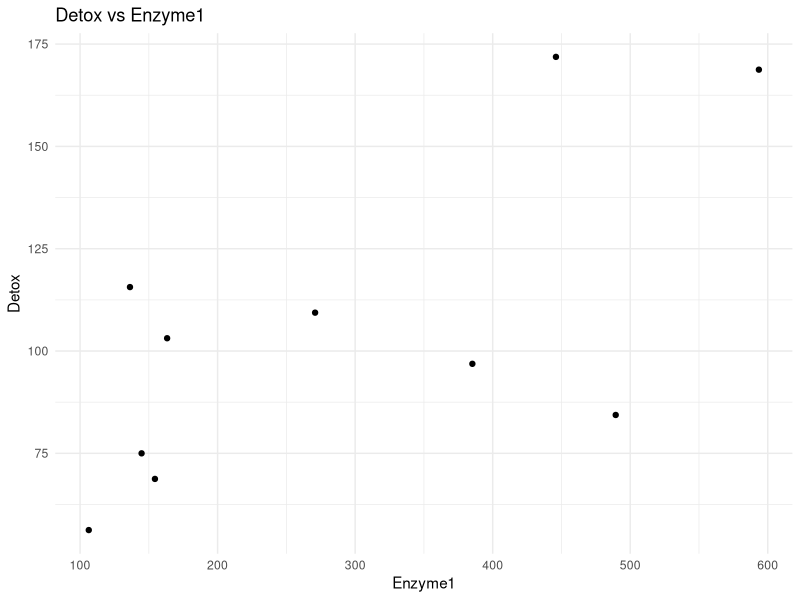
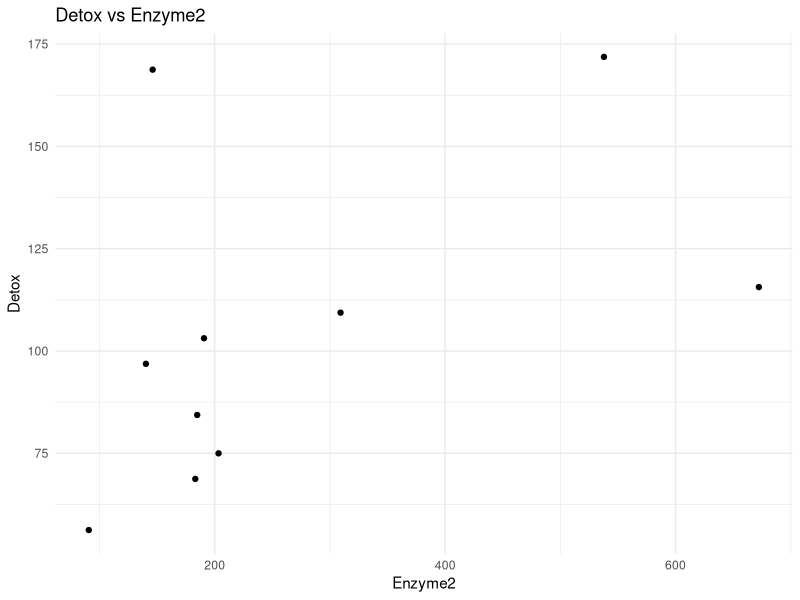
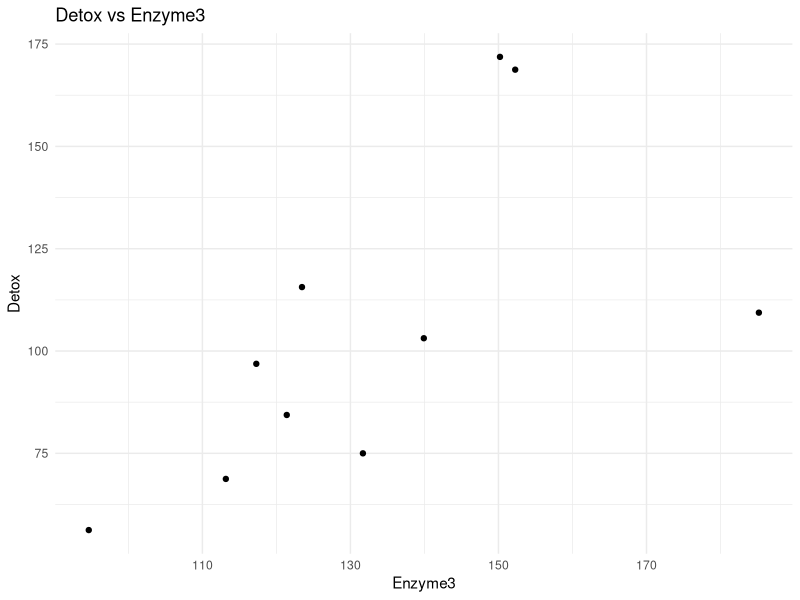
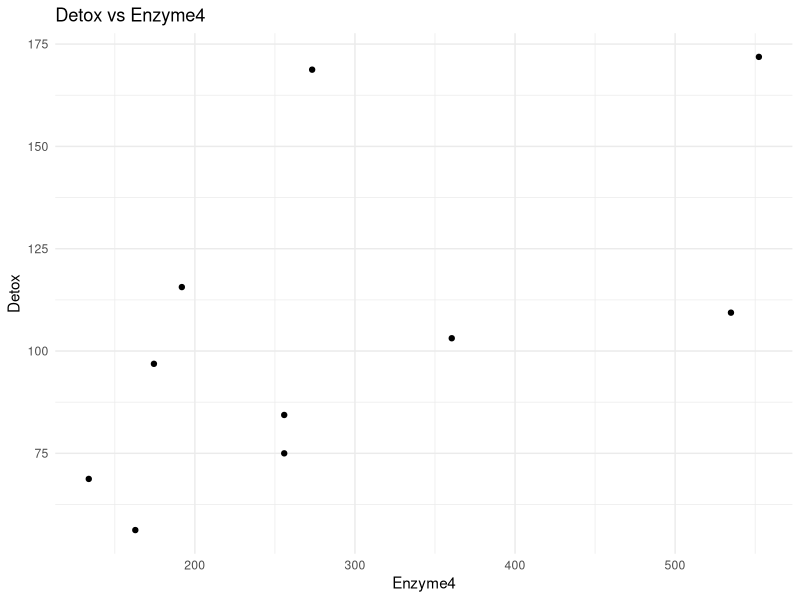
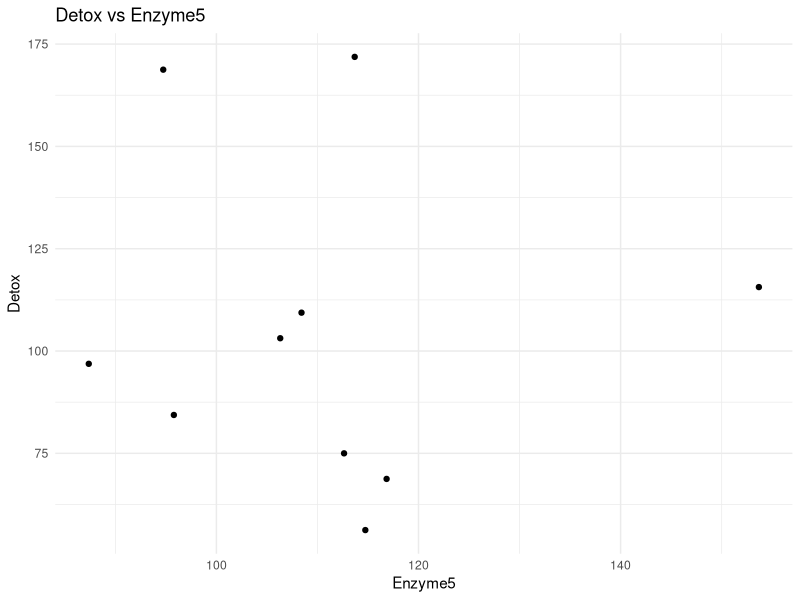
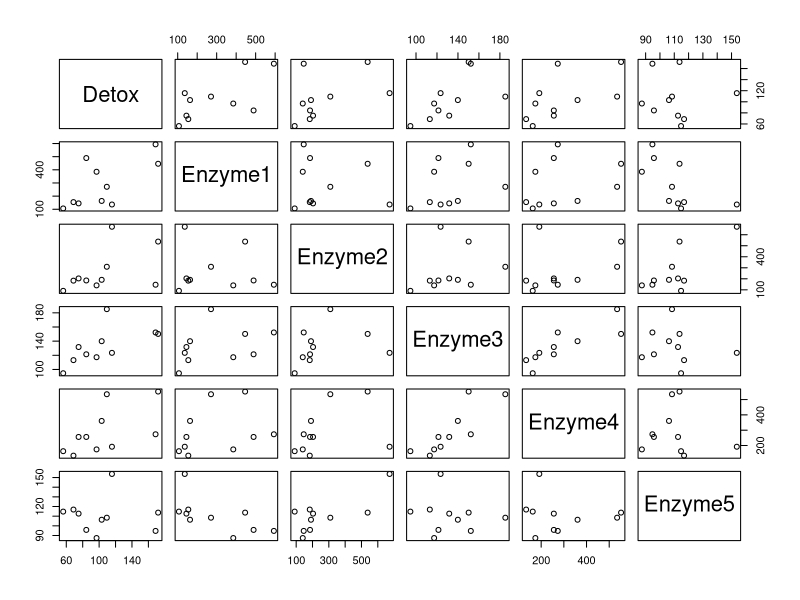
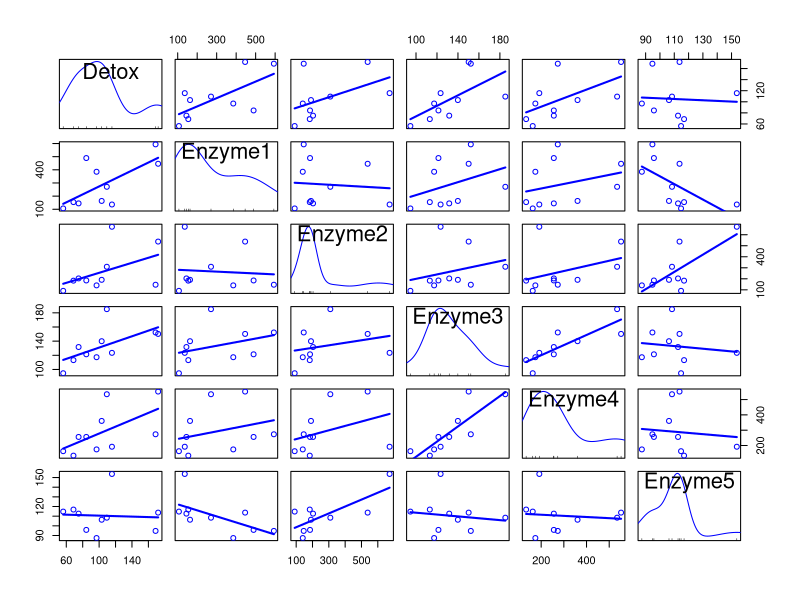

Here is the R script that generated these plots, in order: (Note: this script raises an error after producing the figures.)
## ---- chunk 1
library(RcmdrMisc)
library(ggplot2)
library(car)
library(MASS)
## ---- chunk 2
chap7data2 <- read.csv("chap7data2.csv", sep=",", header=T)
dim(chap7data2)
head(chap7data2)

chap7data3 <- read.csv("chap7data3.csv", sep=",", header=T)
dim(chap7data3)
head(chap7data3)

## ---- chunk 3
# Scatter plots of 'Detox' against each enzyme
ggplot(chap7data2, aes(x = Enzyme1, y = Detox)) + geom_point() + ggtitle("Detox vs Enzyme1") +
  theme_minimal()
ggplot(chap7data2, aes(x = Enzyme2, y = Detox)) + geom_point() + ggtitle("Detox vs Enzyme2") +
  theme_minimal()
ggplot(chap7data2, aes(x = Enzyme3, y = Detox)) + geom_point() + ggtitle("Detox vs Enzyme3") +
  theme_minimal()
ggplot(chap7data2, aes(x = Enzyme4, y = Detox)) + geom_point() + ggtitle("Detox vs Enzyme4") +
  theme_minimal()
ggplot(chap7data2, aes(x = Enzyme5, y = Detox)) + geom_point() + ggtitle("Detox vs Enzyme5") +
  theme_minimal()
## ---- chunk 4
plot(chap7data2)
## ---- chunk 5
scatterplotMatrix(~Detox + Enzyme1 + Enzyme2 + Enzyme3 + Enzyme4 + Enzyme5,
                  reg.line = lm,
                  smooth = FALSE,
                  spread = FALSE,
                  span = 0.5,
                  ellipse = FALSE,
                  levels = c(0.5, 0.9),
                  id.n = 0,
                  diagonal = 'density',
                  data = chap7data2) |> suppressWarnings()
## ---- chunk 6
chap7data2.model1 <- lm(Detox~.,data=chap7data2) 
# the `.` is shorthand to denote all predictor (i.e., X_j) variables 
# to be included in the model

# Alternatively, you can specify the variables independently:
# chap7data2.model1 <- lm(Detox ~ Enzyme1 + Enzyme2 + Enzyme3 + 
# Enzyme4 + Enzyme5, data=chap7data2)

summary(chap7data2.model1)
## ---- chunk 7
allSubsets <- function(data,y.name="Y",
                       perf.measure=c("adj.r.squared","r.squared",
                                      "AIC","perc.error")
                       )
 {
  
  Cols <- names(data)
  Cols <- Cols[! Cols %in% y.name]
  n <- length(Cols)
  
  id <- unlist(
    lapply(1:n,
           function(i)combn(1:n,i,simplify=F)
    )
    ,recursive=F)
  
  Formulas <- sapply(id,function(i)
    paste(y.name,"~",paste(Cols[i],collapse="+"))
  )
  
  result.mat <- matrix(0,nrow=length(Formulas),6)
  result.mat[,1] <- Formulas
  
  #get all adjusted R2 values
  for(i in 1:length(Formulas)){
   result.mat[i,2] <- summary(
    lm(
    as.formula(Formulas[i]), data=data)
   )$adj.r.squared
  }
  
  #get all R2 values
  for(i in 1:length(Formulas)){
   result.mat[i,3] <- summary(
    lm(
     as.formula(Formulas[i]), data=data)
    )$r.squared
  }
  
  #get all AIC's
  for(i in 1:length(Formulas)){
   result.mat[i,4] <- AIC(
    lm(
     as.formula(Formulas[i]), data=data)
   )
  }
  
  #get all sigma's
  for(i in 1:length(Formulas)){
   result.mat[i,5] <- summary(
    lm(
     as.formula(Formulas[i]), data=data
     )
   )$sigma/mean(data[,y.name])
  }
  
  #get all mallows cp's
  for(i in 1:length(Formulas)){
   result.mat[i,6] <- mallows.cp(data=data,model=lm(
    as.formula(Formulas[i]), data=data), y.name=y.name)
   }
  
  colnames(result.mat) <- c("Model",
                            "adj.r.squared",
                            "r.squared",
                            "AIC","perc.error",
                            "mallows.cp")
 
  
  final.output <- data.frame(
   result.mat[order(result.mat[,perf.measure],decreasing=T),]
   )
  
  return(final.output)
  
}
## ---- chunk 8
mallows.cp <- function(data,model,y.name)
{
  
  n <- nrow(data)
  p <- length(model$coefficients)
  
  mean.sq.error <- summary(
   lm(
    as.formula(paste(y.name,"~.")),data=data
    )
   )$sigma^2
  
  sse <- summary(model)$sigma^2*summary(model)$df[2]
  
  cp <- sse/mean.sq.error-(n-2*p)
  cp/100
}
## ---- chunk 9
stepwise(chap7data2.model1, direction='backward/forward', criterion='AIC')
#or
allSubsets(chap7data2,y.name="Detox",perf.measure="mallows.cp")
## ---- chunk 10
chap7data3.model1 <- lm(Y~.,data=chap7data3)
#chap7data3.model1 <- lm(Y~X1+X2+X3+X4,data=chap7data3)
summary(chap7data3.model1)


# Test for multicollinearity and variable influence using Variable Influence Factor [vif()] 
# VIF equal to 1 = variables are not correlated
# VIF between 1 and 5 = variables are moderately correlated 
# VIF greater than 5 = variables are highly correlated
vif(chap7data3.model1)

base::plot(chap7data3)

stepwise(chap7data3.model1, direction='backward', criterion='AIC')
stepwise(chap7data3.model1, direction='forward', criterion='AIC')
stepwise(chap7data3.model1, direction='backward/forward', criterion='AIC')

allSubsets(chap7data3,y.name="Y",perf.measure="adj.r.squared")

chap7data3.model2 <- lm(Y ~ X1 + X2 + X4,data=chap7data3)
summary(chap7data3.model2)
vif(chap7data3.model2)

chap7data3.model3 <- lm(Y ~ X1 + X2,data=chap7data3)
summary(chap7data3.model3)
vif(chap7data3.model3)
## ---- chunk 11
shapiro.test(chap7data3.model3$residuals)
## ---- chunk 12
plot(y=chap7data3.model3$residuals,x=chap7data3.model3$fitted.values,
     main="Residuals vs Yhat",ylab="residuals",xlab="Yhat")
